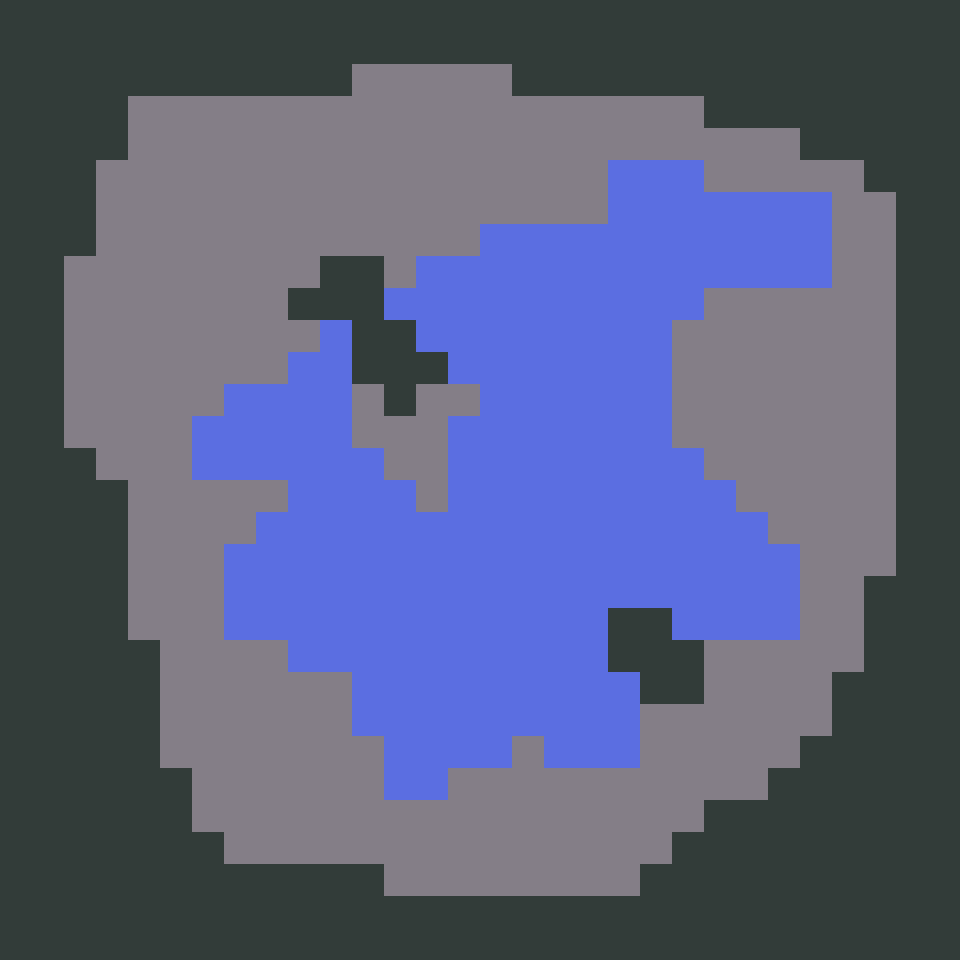

This game map was drawn from its Tiled (.tmx) file and the tilesets committed beside it. A one-line description and the full map source follow:
An orthogonal 30x30 tile map with 32x32 px tiles, 1 tile layer (CELLS) and 3 objects (PLAYER, CHEST, SIGN).

<map version="1.5" tiledversion="1.7.2" orientation="orthogonal" renderorder="right-down" width="30" height="30" tilewidth="32" tileheight="32" infinite="0" nextlayerid="3" nextobjectid="12">
 <editorsettings>
  <export target="testlevel.json" format="json" />
 </editorsettings>
 <tileset firstgid="1" name="main" tilewidth="32" tileheight="32" tilecount="12" columns="4">
  <image source="../../ASSETS_RAW/SPR/tilemap.png" width="128" height="96" />
 </tileset>
 <layer id="1" name="CELLS" width="30" height="30">
  <data encoding="csv">
2,2,2,2,2,2,2,2,2,2,2,2,2,2,2,2,2,2,2,2,2,2,2,2,2,2,2,2,2,2,
2,2,2,2,2,2,2,2,2,2,2,2,2,2,2,2,2,2,2,2,2,2,2,2,2,2,2,2,2,2,
2,2,2,2,2,2,2,2,2,2,2,1,1,1,1,1,2,2,2,2,2,2,2,2,2,2,2,2,2,2,
2,2,2,2,1,1,1,1,1,1,1,1,1,1,1,1,1,1,1,1,1,1,2,2,2,2,2,2,2,2,
2,2,2,2,1,1,1,1,1,1,1,1,1,1,1,1,1,1,1,1,1,1,1,1,1,2,2,2,2,2,
2,2,2,1,1,1,1,1,1,1,1,1,1,1,1,1,1,1,1,3,3,3,1,1,1,1,1,2,2,2,
2,2,2,1,1,1,1,1,1,1,1,1,1,1,1,1,1,1,1,3,3,3,3,3,3,3,1,1,2,2,
2,2,2,1,1,1,1,1,1,1,1,1,1,1,1,3,3,3,3,3,3,3,3,3,3,3,1,1,2,2,
2,2,1,1,1,1,1,1,1,1,2,2,1,3,3,3,3,3,3,3,3,3,3,3,3,3,1,1,2,2,
2,2,1,1,1,1,1,1,1,2,2,2,3,3,3,3,3,3,3,3,3,3,1,1,1,1,1,1,2,2,
2,2,1,1,1,1,1,1,1,1,3,2,2,3,3,3,3,3,3,3,3,1,1,1,1,1,1,1,2,2,
2,2,1,1,1,1,1,1,1,3,3,2,2,2,3,3,3,3,3,3,3,1,1,1,1,1,1,1,2,2,
2,2,1,1,1,1,1,3,3,3,3,1,2,1,1,3,3,3,3,3,3,1,1,1,1,1,1,1,2,2,
2,2,1,1,1,1,3,3,3,3,3,1,1,1,3,3,3,3,3,3,3,1,1,1,1,1,1,1,2,2,
2,2,2,1,1,1,3,3,3,3,3,3,1,1,3,3,3,3,3,3,3,3,1,1,1,1,1,1,2,2,
2,2,2,2,1,1,1,1,1,3,3,3,3,1,3,3,3,3,3,3,3,3,3,1,1,1,1,1,2,2,
2,2,2,2,1,1,1,1,3,3,3,3,3,3,3,3,3,3,3,3,3,3,3,3,1,1,1,1,2,2,
2,2,2,2,1,1,1,3,3,3,3,3,3,3,3,3,3,3,3,3,3,3,3,3,3,1,1,1,2,2,
2,2,2,2,1,1,1,3,3,3,3,3,3,3,3,3,3,3,3,3,3,3,3,3,3,1,1,2,2,2,
2,2,2,2,1,1,1,3,3,3,3,3,3,3,3,3,3,3,3,2,2,3,3,3,3,1,1,2,2,2,
2,2,2,2,2,1,1,1,1,3,3,3,3,3,3,3,3,3,3,2,2,2,1,1,1,1,1,2,2,2,
2,2,2,2,2,1,1,1,1,1,1,3,3,3,3,3,3,3,3,3,2,2,1,1,1,1,2,2,2,2,
2,2,2,2,2,1,1,1,1,1,1,3,3,3,3,3,3,3,3,3,1,1,1,1,1,1,2,2,2,2,
2,2,2,2,2,1,1,1,1,1,1,1,3,3,3,3,1,3,3,3,1,1,1,1,1,2,2,2,2,2,
2,2,2,2,2,2,1,1,1,1,1,1,3,3,1,1,1,1,1,1,1,1,1,1,2,2,2,2,2,2,
2,2,2,2,2,2,1,1,1,1,1,1,1,1,1,1,1,1,1,1,1,1,2,2,2,2,2,2,2,2,
2,2,2,2,2,2,2,1,1,1,1,1,1,1,1,1,1,1,1,1,1,2,2,2,2,2,2,2,2,2,
2,2,2,2,2,2,2,2,2,2,2,2,1,1,1,1,1,1,1,1,2,2,2,2,2,2,2,2,2,2,
2,2,2,2,2,2,2,2,2,2,2,2,2,2,2,2,2,2,2,2,2,2,2,2,2,2,2,2,2,2,
2,2,2,2,2,2,2,2,2,2,2,2,2,2,2,2,2,2,2,2,2,2,2,2,2,2,2,2,2,2
</data>
 </layer>
 <objectgroup id="2" name="OBJECTS">
  <properties>
   <property name="place_scenery" type="bool" value="true" />
  </properties>
  <object id="2" name="PLAYER" type="PLAYER" x="128" y="128" width="32" height="32" />
  <object id="4" name="CHEST" type="CHEST" x="704" y="352" width="32" height="32">
   <properties>
    <property name="inventory">[
{"item": "forbidden_iqueur",  "count": 1},
]</property>
   </properties>
  </object>
  <object id="10" name="SIGN" type="SIGN" x="160" y="288" width="32" height="32">
   <properties>
    <property name="text">[
  "Hello, this is a sign.",
  "A sign that you need to stop reading signs!",
  "Gotem!"
]</property>
   </properties>
  </object>
 </objectgroup>
</map>
